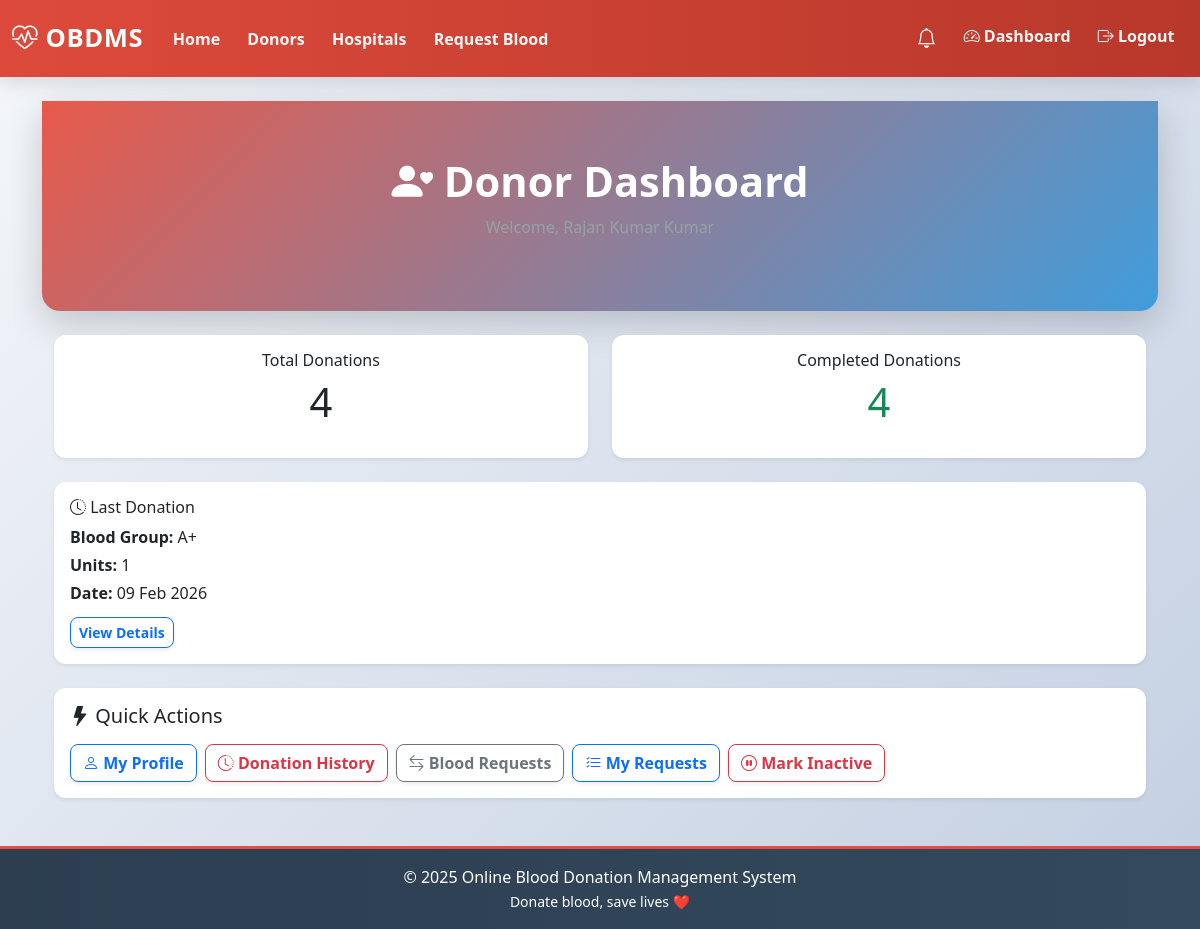
The page /donors/dashboard/ (signed in) on the database its author committed.
### donors/models.py (models this page shows, shortened)
class Donor(models.Model):
    user = models.OneToOneField(
        User,
        on_delete=models.CASCADE,
        related_name="donor",
    )
    first_name = models.CharField(max_length=50)
    middle_name = models.CharField(max_length=50, blank=True)
    last_name = models.CharField(max_length=50)
    date_of_birth = models.DateField()
    gender = models.CharField(max_length=10, choices=GENDER_CHOICES)
    marital_status = models.CharField(max_length=20, choices=MARITAL_STATUS_CHOICES)
    blood_group = models.CharField(max_length=5, choices=BLOOD_GROUP_CHOICES)
    phone = models.CharField(max_length=15)
    aadhaar_last4 = models.CharField(max_length=4)
    address = models.TextField()
    state = models.CharField(max_length=100)
    city = models.CharField(max_length=100)
    pincode = models.CharField(max_length=6)
    status = models.CharField(
        max_length=20,
        choices=[("active", "Active"), ("inactive", "Inactive")],
        default="active",
    )
    created_at = models.DateTimeField(auto_now_add=True)
    class Meta:
        ordering = ["first_name", "last_name"]
        indexes = [
            models.Index(fields=["blood_group"]),
            models.Index(fields=["city"]),
            models.Index(fields=["status"]),
        ]
    @property
    def full_name(self):
        return " ".join(filter(None, [
            self.first_name,
            self.middle_name,
            self.last_name,
        ]))

class DonorDonation(models.Model):
    STATUS_CHOICES = [
        ("completed", "Completed"),
    ]
    donor = models.ForeignKey(
        Donor,
        on_delete=models.CASCADE,
        related_name="donations",
    )
    request = models.ForeignKey(
        "blood_requests.BloodRequest",
        on_delete=models.CASCADE,
        related_name="donations",
    )
    units_donated = models.PositiveIntegerField()
    donation_date = models.DateField(auto_now_add=True)
    status = models.CharField(
        max_length=20,
        choices=STATUS_CHOICES,
        default="completed",
    )
    created_at = models.DateTimeField(auto_now_add=True)
    class Meta:
        constraints = [
            models.UniqueConstraint(
                fields=["donor", "request"],
                name="unique_donor_request_donation",
            )
        ]

### blood_requests/models.py (models this page shows, shortened)
class BloodRequest(models.Model):
    STATUS_CHOICES = [
        ("open", "Open"),
        ("matched", "Matched"),
        ("fulfilled", "Fulfilled"),
        ("cancelled", "Cancelled"),
    ]
    requested_by = models.ForeignKey(
        User,
        on_delete=models.CASCADE,
        related_name="blood_requests",
    )
    hospital = models.ForeignKey(
        Hospital,
        on_delete=models.SET_NULL,
        null=True,
        blank=True,
        related_name="blood_requests",
    )
    blood_group = models.CharField(
        max_length=5,
        choices=BLOOD_GROUP_CHOICES,
    )
    units_required = models.PositiveIntegerField()
    city = models.CharField(max_length=100)
    contact_info = models.CharField(max_length=200)
    status = models.CharField(
        max_length=20,
        choices=STATUS_CHOICES,
        default="open",
    )
    created_at = models.DateTimeField(auto_now_add=True)
    class Meta:
        ordering = ["-created_at"]

### donors/views.py (the view)
# urls.py: path("dashboard/", views.donor_dashboard, name="donor-dashboard"),
@login_required
def donor_dashboard(request):
    donor = get_object_or_404(Donor, user=request.user)
    donations = DonorDonation.objects.filter(donor=donor)
    last_donation = (
        donations.filter(status="completed")
        .order_by("-created_at")
        .first()
    )
    return render(
        request,
        "donor/dashboard.html",
        {
            "donor": donor,
            "donations_count": donations.count(),
            "completed_donations": donations.filter(status="completed").count(),
            "last_donation": last_donation,
        },
    )

### templates/donor/dashboard.html
{% extends "base.html" %}
{% block content %}
<div class="page-header mb-4">
  <h1><i class="bi bi-person-heart"></i> Donor Dashboard</h1>
  <p class="text-muted">
    Welcome, {{ donor.full_name }}
  </p>
</div>
<div class="container">
  <div class="row mb-4">
    <div class="col-md-6">
      <div class="card shadow-sm text-center">
        <div class="card-body">
          <h6>Total Donations</h6>
          <p class="display-6">{{ donations_count }}</p>
        </div>
      </div>
    </div>
    <div class="col-md-6">
      <div class="card shadow-sm text-center">
        <div class="card-body">
          <h6>Completed Donations</h6>
          <p class="display-6 text-success">{{ completed_donations }}</p>
        </div>
      </div>
    </div>
  </div>
  {% if last_donation %}
  <div class="card mt-4 shadow-sm">
    <div class="card-body">
      <h6><i class="bi bi-clock-history"></i> Last Donation</h6>
      <p class="mb-1">
        <strong>Blood Group:</strong>
        {{ last_donation.request.blood_group }}
      </p>
      <p class="mb-1">
        <strong>Units:</strong>
        {{ last_donation.units_donated }}
      </p>
      <p class="mb-1">
        <strong>Date:</strong>
        {{ last_donation.created_at|date:"d M Y" }}
      </p>
      <a href="{% url 'donors:donation-detail' last_donation.id %}"
         class="btn btn-sm btn-outline-primary mt-2">
        View Details
      </a>
    </div>
  </div>
  {% endif %}
  <div class="card shadow-sm mt-4">
    <div class="card-body">
      <h5 class="mb-3">
        <i class="bi bi-lightning-fill"></i> Quick Actions
      </h5>
      <div class="d-flex flex-wrap gap-2">
        <a href="{% url 'donors:donor-profile' %}" class="btn btn-outline-primary">
          <i class="bi bi-person"></i> My Profile
        </a>
        <a href="{% url 'donors:donor-donations' %}" class="btn btn-outline-danger">
          <i class="bi bi-clock-history"></i> Donation History
        </a>
        <a href="{% url 'donors:donor-matching-requests' %}" class="btn btn-outline-secondary">
          <i class="bi bi-arrow-left-right"></i> Blood Requests
        </a>
        <a href="{% url 'requests:my-requests' %}" class="btn btn-outline-primary">
          <i class="bi bi-list-check"></i> My Requests
        </a>
        <a href="{% url 'donors:toggle-availability' %}"
           class="btn {% if donor.status == 'active' %}btn-outline-danger{% else %}btn-outline-success{% endif %}">
          {% if donor.status == 'active' %}
            <i class="bi bi-pause-circle"></i> Mark Inactive
          {% else %}
            <i class="bi bi-play-circle"></i> Mark Active
          {% endif %}
        </a>
      </div>
    </div>
  </div>
</div>
{% endblock %}

### static/style.css (style rules this page uses)
:root { --primary-color: #e74c3c; --secondary-color: #3498db; --success-color: #27ae60; --warning-color: #f39c12; --danger-color: #e74c3c; --light-color: #ecf0f1; --dark-color: #2c3e50; --gradient-primary: linear-gradient(135deg, #e74c3c, #c0392b); --gradient-secondary: linear-gradient(135deg, #3498db, #2980b9); --gradient-success: linear-gradient(135deg, #27ae60, #229954); --shadow-sm: 0 2px 4px rgba(0,0,0,.08); --shadow-md: 0 6px 18px rgba(0,0,0,.12); --shadow-lg: 0 12px 36px rgba(0,0,0,.18); --transition: all .28s cubic-bezier(.4,0,.2,1); }
* { margin: 0; padding: 0; box-sizing: border-box; }
html, body { font-family: "Segoe UI", system-ui, sans-serif; background: linear-gradient(135deg, #f5f7fa, #c3cfe2); min-height: 100vh; color: var(--dark-color); }
.page-header, .hero { background: linear-gradient(135deg, rgba(231,76,60,.92), rgba(52,152,219,.92)); color: #fff; padding: 3.5rem 1.5rem; text-align: center; border-radius: 0 0 18px 18px; box-shadow: var(--shadow-lg); margin-bottom: 2rem; }
.page-header h1, .hero h1 { font-size: 2.6rem; font-weight: 800; }
.page-header p, .hero p { opacity: .95; }
.card { border: none; border-radius: 12px; box-shadow: var(--shadow-md); transition: var(--transition); overflow: hidden; }
.btn { border-radius: 8px; font-weight: 700; transition: var(--transition); box-shadow: var(--shadow-sm); }
.text-muted { color: #95a5a6 !important; }
.text-center { text-align: center; }

### rows shown on the page
Donor: full_name "Rajan Kumar Kumar"
DonorDonation: request.blood_group "A+", units_donated "1", created_at "09 Feb 2026"

### other values the page prints
{{ donations_count }} "4"
{{ completed_donations }} "4"
